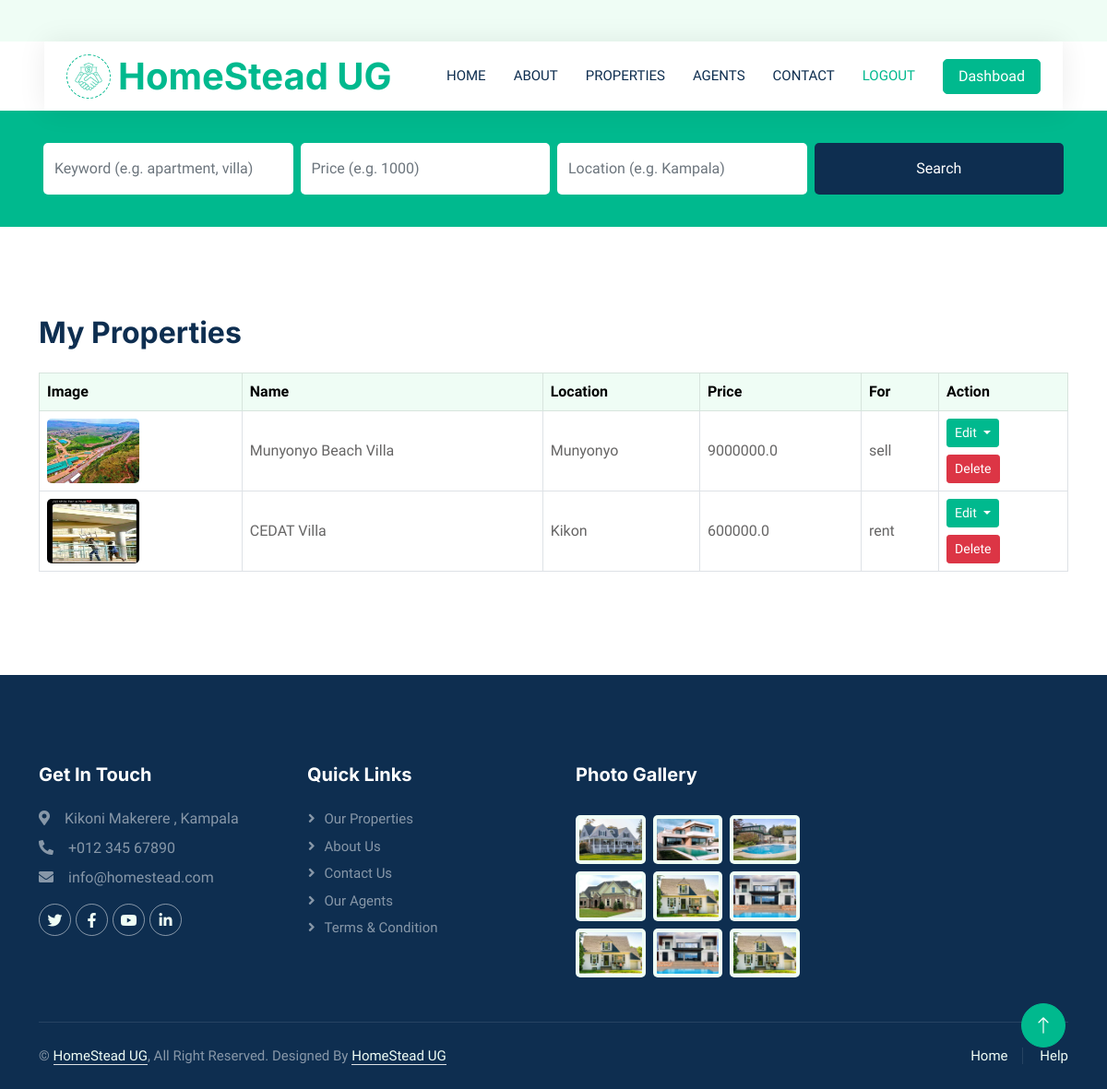
The page /agent/properties/ (signed in) on the database its author committed.
### Home/models.py (models this page shows, shortened)
class Property(models.Model):
    name = models.CharField(max_length=100)
    agent = models.ForeignKey(Agent, on_delete=models.CASCADE, null=True, blank=True)
    price = models.FloatField(null=True)
    type = models.ForeignKey(Type, on_delete=models.CASCADE, default=1)
    picture= models.ImageField(upload_to='uploads/properties/',default=1)
    description = models.TextField(max_length=2000)
    size = models.FloatField(null=True)
    bedrooms = models.FloatField(null=True)
    bathrooms = models.FloatField(null=True)
    location = models.CharField(max_length=100, default='location')
    selrent = models.CharField(max_length=50,default='rent/sell')
    nav_video = models.FileField(
        upload_to="uploads/properties/videos/",
        null=True,
        blank=True
    )

### Home/views.py (the view)
# urls.py: path('agent/properties/', views.manage, name='manage'),
def manage(request):
    properties = Property.objects.filter(agent__user=request.user)
    return render(request, 'manage.html', {'properties': properties})

### Home/context_processors.py (called while the page is built)
def is_agent(request):
    if request.user.is_authenticated:
        return {'is_agent': request.user.groups.filter(name="Agents").exists()}
    return {'is_agent': False}

### Home/templates/manage.html (shortened to what this page needs)
{% extends "main.html" %}
{% load static %}
{% block body %}
<div class="container-xxl py-5">
    <div class="container">
        <h2 class="mb-4">My Properties</h2>
        <div class="table-responsive">
            <table class="table table-bordered table-hover align-middle">
                <thead class="table-light">
                    <tr>
                        <th scope="col">Image</th>
                        <th scope="col">Name</th>
                        <th scope="col">Location</th>
                        <th scope="col">Price</th>
                        <th scope="col">For</th>
                        <th scope="col">Action</th>
                    </tr>
                </thead>
                <tbody>
                    {% for property in properties %}
                    <tr>
                        <td>
                            <img src="{% if property.picture %}{{ property.picture.url }}{% else %}{% static 'img/property-placeholder.jpg' %}{% endif %}"
                                 alt="{{ property.name }}" width="100" height="70" class="rounded">
                        </td>
                        <td>{{ property.name }}</td>
                        <td>{{ property.location }}</td>
                        <td>{{ property.price }}</td>
                        <td>{{ property.selrent }}</td>
                        <td>
    <div class="dropdown mb-2">
        <button class="btn btn-sm btn-primary dropdown-toggle" type="button" data-bs-toggle="dropdown">
            Edit
        </button>
    </div>
    <form action="{% url 'delete_property' property.id %}" method="post" style="display:inline;">
        <button type="submit" class="btn btn-sm btn-danger">Delete</button>
    </form>
</td>
                    </tr>
                    {% empty %}
                    <tr>
                        <td colspan="4" class="text-center">You have no properties listed.</td>
                    </tr>
                    {% endfor %}
                </tbody>
            </table>
        </div>
    </div>
</div>
{% endblock body %}

### static/css/style.css (style rules this page uses)
:root { --primary: #00B98E; --secondary: #FF6922; --light: #EFFDF5; --dark: #0E2E50; }
.btn { transition: .5s; }
.btn.btn-primary, .btn.btn-secondary { color: #FFFFFF; }

### rows shown on the page
Property: picture (picture), name "Munyonyo Beach Villa", location "Munyonyo", price "9000000.0", selrent "sell"
Property: picture (picture), name "CEDAT Villa", location "Kikon", price "600000.0", selrent "rent"
